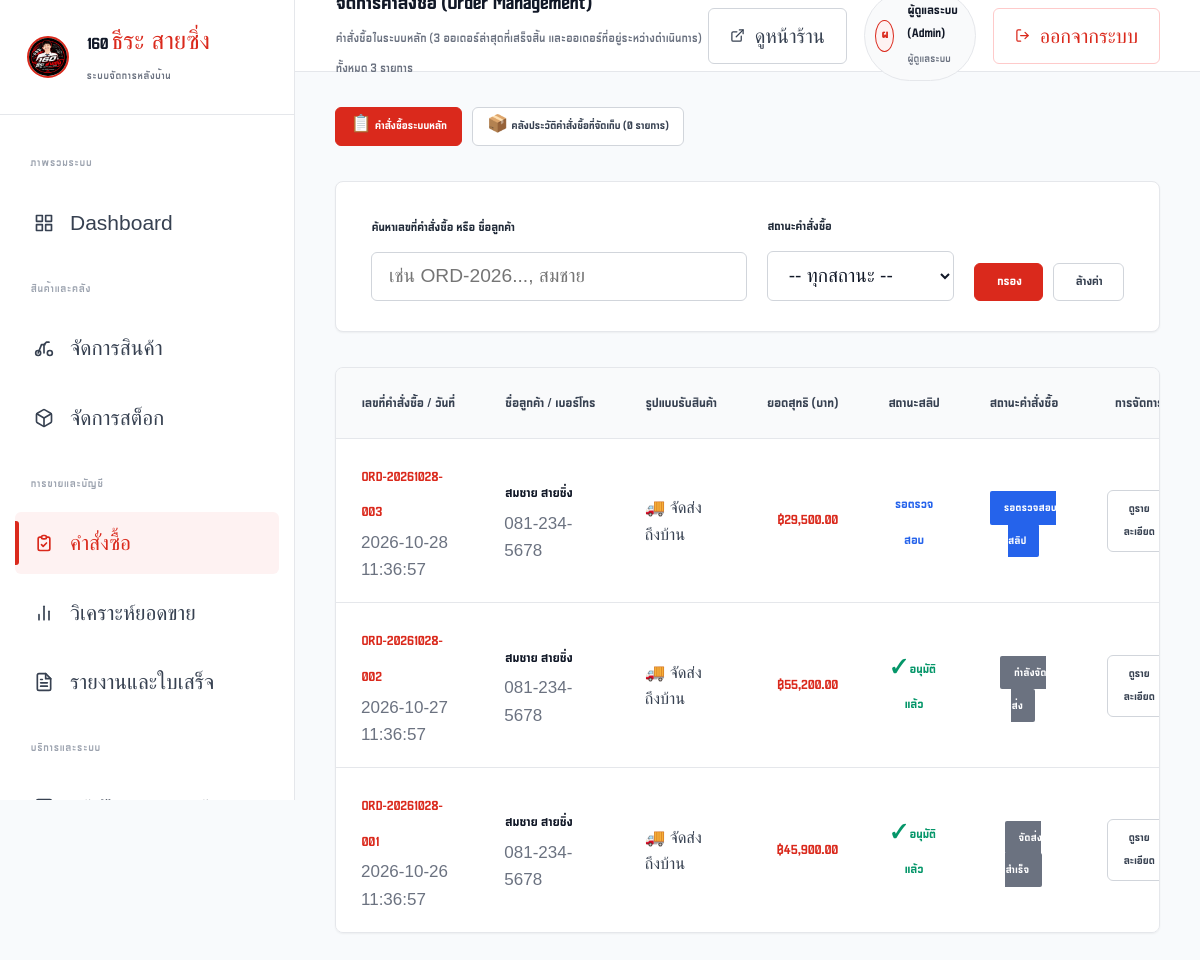
Page /admin/orders (signed in) on the committed database.
### tables this page shows
CREATE TABLE orders (
        id INTEGER PRIMARY KEY AUTOINCREMENT,
        order_number TEXT NOT NULL UNIQUE,
        user_id INTEGER NOT NULL,
        customer_name TEXT NOT NULL,
        customer_phone TEXT NOT NULL,
        customer_address TEXT NOT NULL,
        total_amount REAL NOT NULL,
        status TEXT NOT NULL DEFAULT 'รอชำระเงิน',
        created_at TIMESTAMP DEFAULT CURRENT_TIMESTAMP,
        updated_at TIMESTAMP DEFAULT CURRENT_TIMESTAMP, is_archived INTEGER DEFAULT 0, subtotal REAL DEFAULT 0.0, discount REAL DEFAULT 0.0, vat_rate REAL DEFAULT 0.07, vat_amount REAL DEFAULT 0.0, shipping_method TEXT DEFAULT 'pickup', shipping_fee REAL DEFAULT 0.0, is_shipping_estimated INTEGER DEFAULT 0, delivery_notes TEXT, is_restocked INTEGER DEFAULT 0,
        FOREIGN KEY (user_id) REFERENCES users(id)
    );

### routes/admin.py (the view)
@admin_bp.route('/orders')
@admin_required
def orders():
    conn = get_db_connection()
    status_filter = request.args.get('status', '').strip()
    search = request.args.get('search', '').strip()
    show_archived = request.args.get('archived', '0') == '1'
    query = """
        SELECT o.*,
               (SELECT COUNT(*) FROM order_items WHERE order_id = o.id) as item_count,
               (SELECT status FROM payments WHERE order_id = o.id) as payment_status
        FROM orders o
        WHERE 1=1
    """
    params = []
    if show_archived:
        query += " AND o.is_archived = 1"
    else:
        query += " AND o.is_archived = 0"
    if status_filter:
        query += " AND o.status = ?"
        params.append(status_filter)
    if search:
        query += " AND (o.order_number LIKE ? OR o.customer_name LIKE ? OR o.customer_phone LIKE ?)"
        term = f"%{search}%"
        params.extend([term, term, term])
    query += " ORDER BY o.id DESC"
    all_orders = conn.execute(query, params).fetchall()
    archived_count = conn.execute("SELECT COUNT(*) FROM orders WHERE is_archived = 1").fetchone()[0]
    conn.close()
    return render_template('admin/orders.html', orders=all_orders, current_status=status_filter, search=search, show_archived=show_archived, archived_count=archived_count)

### app.py (called while the page is built)
@app.template_filter('currency')
def currency_filter(value):
    try:
        return f"{float(value):,.2f}"
    except (ValueError, TypeError):
        return value

@app.template_filter('thai_date')
def thai_date_filter(date_str):
    if not date_str:
        return '-'
    try:
        return str(date_str)[:19]
    except Exception:
        return str(date_str)

### database.py (called while the page is built)
def get_db_connection():
    os.makedirs(INSTANCE_DIR, exist_ok=True)
    conn = sqlite3.connect(DB_PATH)
    conn.row_factory = sqlite3.Row
    conn.execute("PRAGMA foreign_keys = ON;")
    return conn

### routes/auth.py (called while the page is built)
def admin_required(f):
    @wraps(f)
    def decorated_function(*args, **kwargs):
        if 'user_id' not in session:
            flash('กรุณาเข้าสู่ระบบด้วยบัญชีผู้ดูแลระบบ', 'warning')
            return redirect(url_for('auth.login', next=request.url))
        if session.get('user_role') != 'admin':
            flash('คุณไม่มีสิทธิ์เข้าถึงหน้าระบบผู้ดูแล', 'danger')
            return redirect(url_for('shop.home'))
        return f(*args, **kwargs)
    return decorated_function

### templates/admin/orders.html (shortened to what this page needs)
{% extends 'admin/base_admin.html' %}
{% from 'macros.html' import status_badge, payment_badge %}
{% block page_desc %}
  {% if show_archived %}
    คลังประวัติคำสั่งซื้อที่จัดเก็บย้อนหลัง (Archived) ทั้งหมด {{ orders|length }} รายการ
  {% else %}
    คำสั่งซื้อในระบบหลัก (3 ออเดอร์ล่าสุดที่เสร็จสิ้น และออเดอร์ที่อยู่ระหว่างดำเนินการ) ทั้งหมด {{ orders|length }} รายการ
  {% endif %}
{% endblock %}
{% block admin_content %}
<div style="display: flex; gap: 0.5rem; flex-wrap: wrap;">
  <a href="{{ url_for('admin.orders') }}" class="admin-btn {% if not show_archived %}admin-btn-primary{% else %}admin-btn-outline{% endif %} admin-btn-sm">
    📋 คำสั่งซื้อระบบหลัก
  </a>
  <a href="{{ url_for('admin.orders', archived=1) }}" class="admin-btn {% if show_archived %}admin-btn-primary{% else %}admin-btn-outline{% endif %} admin-btn-sm">
    📦 คลังประวัติคำสั่งซื้อที่จัดเก็บ ({{ archived_count }} รายการ)
  </a>
</div>
<div class="admin-card">
  <form action="{{ url_for('admin.orders') }}" method="GET" style="display: flex; gap: 1rem; align-items: flex-end; flex-wrap: wrap;">
    <div class="admin-form-group" style="flex: 2; min-width: 220px;">
      <label for="search" class="admin-form-label">ค้นหาเลขที่คำสั่งซื้อ หรือ ชื่อลูกค้า</label>
      <input type="text" name="search" id="search" class="admin-form-control" placeholder="เช่น ORD-2026..., สมชาย" value="{{ search }}">
    </div>
    <div class="admin-form-group" style="flex: 1; min-width: 180px;">
      <label for="status" class="admin-form-label">สถานะคำสั่งซื้อ</label>
      <select name="status" id="status" class="admin-form-control">
        <option value="">-- ทุกสถานะ --</option>
      </select>
    </div>
    <div style="display: flex; gap: 0.5rem;">
      <button type="submit" class="admin-btn admin-btn-primary" style="height: 38px;">กรอง</button>
      <a href="{{ url_for('admin.orders') }}" class="admin-btn admin-btn-outline" style="height: 38px;">ล้างค่า</a>
    </div>
  </form>
</div>
<div class="admin-table-wrap">
  <table class="admin-table">
    <thead>
      <tr>
        <th>เลขที่คำสั่งซื้อ / วันที่</th>
        <th>ชื่อลูกค้า / เบอร์โทร</th>
        <th>รูปแบบรับสินค้า</th>
        <th class="text-right">ยอดสุทธิ (บาท)</th>
        <th class="text-center">สถานะสลิป</th>
        <th class="text-center">สถานะคำสั่งซื้อ</th>
        <th class="text-center" style="width: 110px;">การจัดการ</th>
      </tr>
    </thead>
    <tbody>
      {% for o in orders %}
        <tr>
          <td>
            <a href="{{ url_for('admin.order_detail', order_id=o.id) }}" style="font-weight: 700; color: var(--admin-red); text-decoration: none;">
              {{ o.order_number }}
            </a>
            <div style="font-size: 0.85rem; color: var(--admin-gray-500);">
              {{ o.created_at|thai_date }}
            </div>
          </td>
          <td>
            <div style="font-weight: 600; color: var(--admin-gray-900);">{{ o.customer_name }}</div>
            <div style="font-size: 0.85rem; color: var(--admin-gray-500);">{{ o.customer_phone }}</div>
          </td>
          <td style="font-size: 0.82rem; color: var(--admin-gray-700);">
            {% if o.shipping_method == 'pickup' %}
              🏪 รับที่ร้าน
            {% else %}
              🚚 จัดส่งถึงบ้าน
            {% endif %}
          </td>
          <td class="text-right price-text red">
            ฿{{ o.total_amount|currency }}
          </td>
          <td class="text-center">
            {{ payment_badge(o.payment_status) }}
          </td>
          <td class="text-center">
            {{ status_badge(o.status, 'small') }}
          </td>
          <td class="text-center">
            <a href="{{ url_for('admin.order_detail', order_id=o.id) }}" class="admin-btn admin-btn-outline admin-btn-sm">
              ดูรายละเอียด
            </a>
          </td>
        </tr>
      {% else %}
        <tr>
          <td colspan="7" class="text-center" style="padding: 3rem; color: var(--admin-gray-500);">
            ไม่พบคำสั่งซื้อที่ตรงกับเงื่อนไขการค้นหา
          </td>
        </tr>
      {% endfor %}
    </tbody>
  </table>
</div>
{% endblock %}

### templates/macros.html (shortened to what this page needs)
{% macro status_badge(status, size='normal') %}
{% set font_size = 'font-size: 0.82rem;' if size == 'small' else 'font-size: 0.9rem;' %}
{% if status == 'รอชำระเงิน' %}
  <span class="badge-status badge-low-stock" style="position: static; {{ font_size }}">รอชำระเงิน</span>
{% elif status == 'รอตรวจสอบการชำระเงิน' %}
  <span class="badge-status" style="position: static; background-color: #2563eb; {{ font_size }}">รอตรวจสอบสลิป</span>
{% elif status == 'ชำระเงินแล้ว' %}
  <span class="badge-status badge-available" style="position: static; {{ font_size }}">ชำระเงินแล้ว</span>
{% elif status == 'กำลังจัดเตรียมสินค้า' %}
  <span class="badge-status" style="position: static; background-color: #8b5cf6; {{ font_size }}">เตรียมสินค้า</span>
{% elif status == 'จัดส่งแล้ว' %}
  <span class="badge-status" style="position: static; background-color: #059669; {{ font_size }}">จัดส่งเรียบร้อย</span>
{% elif status == 'ยกเลิก' %}
  <span class="badge-status badge-discontinued" style="position: static; {{ font_size }}">ยกเลิก</span>
{% else %}
  <span class="badge-status badge-discontinued" style="position: static; {{ font_size }}">{{ status }}</span>
{% endif %}
{% endmacro %}
{% macro payment_badge(status, reject_reason=None) %}
{% if status == 'approved' %}
  <span style="color: #059669; font-weight: 700; font-size: 0.95rem;">✓ อนุมัติแล้ว</span>
{% elif status == 'pending' %}
  <span style="color: #2563eb; font-weight: 600; font-size: 0.95rem;">รอตรวจสอบ</span>
{% elif status == 'rejected' %}
  <span style="color: #dc2626; font-weight: 700; font-size: 0.95rem;">ปฏิเสธสลิป</span>
  {% if reject_reason %}
    <div style="font-size: 0.82rem; color: #dc2626; margin-top: 0.2rem;">{{ reject_reason }}</div>
  {% endif %}
{% else %}
  <span style="color: var(--text-muted); font-size: 0.95rem;">ยังไม่แนบสลิป</span>
{% endif %}
{% endmacro %}

### static/css/style.css (style rules this page uses)
:root { --font-primary: 'Unknow-Zero', sans-serif; --primary-red: #cc0000; --primary-hover: #a30000; --dark-black: #111111; --text-main: #1f2428; --text-muted: #666666; --text-light: #999999; --bg-white: #ffffff; --bg-light: #f7f8fa; --border-light: #eaeaea; --border-subtle: #f0f0f0; --radius-xs: 2px; --radius-sm: 4px; --radius-md: 6px; --radius-full: 9999px; --transition: all 0.2s cubic-bezier(0.16, 1, 0.3, 1); }
* { box-sizing: border-box; margin: 0; padding: 0; }
html { font-size: 20px; }
body { font-family: var(--font-primary); font-size: 1.06rem; background-color: var(--bg-white); color: var(--text-main); line-height: 1.6; min-height: 100vh; display: flex; flex-direction: column; -webkit-font-smoothing: antialiased; }
input, textarea, select, button, .btn, h1, h2, h3, h4, h5, h6, .brand-title, .brand-subtitle, table, th, td { font-family: var(--font-primary); }
body, p, span, td, input, textarea, select { font-weight: 400; }
h2, h3, h4, h5, h6, th, .btn, button, strong { font-weight: 700; }
.badge-status { position: absolute; top: 8px; right: 8px; padding: 0.28rem 0.65rem; border-radius: var(--radius-xs); font-size: 0.82rem; font-weight: 700; color: white; line-height: 1.35; letter-spacing: 0.3px; }
.badge-discontinued { background-color: #6b7280; }

### rows in the picture
orders: order_number "ORD-20261028-003", created_at|thai_date "2026-10-28 11:36:57", customer_name "สมชาย สายซิ่ง", customer_phone "081-234-5678", shows "🚚 จัดส่งถึงบ้าน", total_amount "29,500.00", shows "รอตรวจสอบ"
orders: order_number "ORD-20261028-002", created_at|thai_date "2026-10-27 11:36:57", customer_name "สมชาย สายซิ่ง", customer_phone "081-234-5678", shows "🚚 จัดส่งถึงบ้าน", total_amount "55,200.00", shows "✓ อนุมัติแล้ว", status "กำลังจัดส่ง"
orders: order_number "ORD-20261028-001", created_at|thai_date "2026-10-26 11:36:57", customer_name "สมชาย สายซิ่ง", customer_phone "081-234-5678", shows "🚚 จัดส่งถึงบ้าน", total_amount "45,900.00", shows "✓ อนุมัติแล้ว", status "จัดส่งสำเร็จ"

### other values in the picture
{{ orders|length }} "3"
{{ session.get('user_name', 'A')[0] }} "ผ"
{{ archived_count }} "0"
